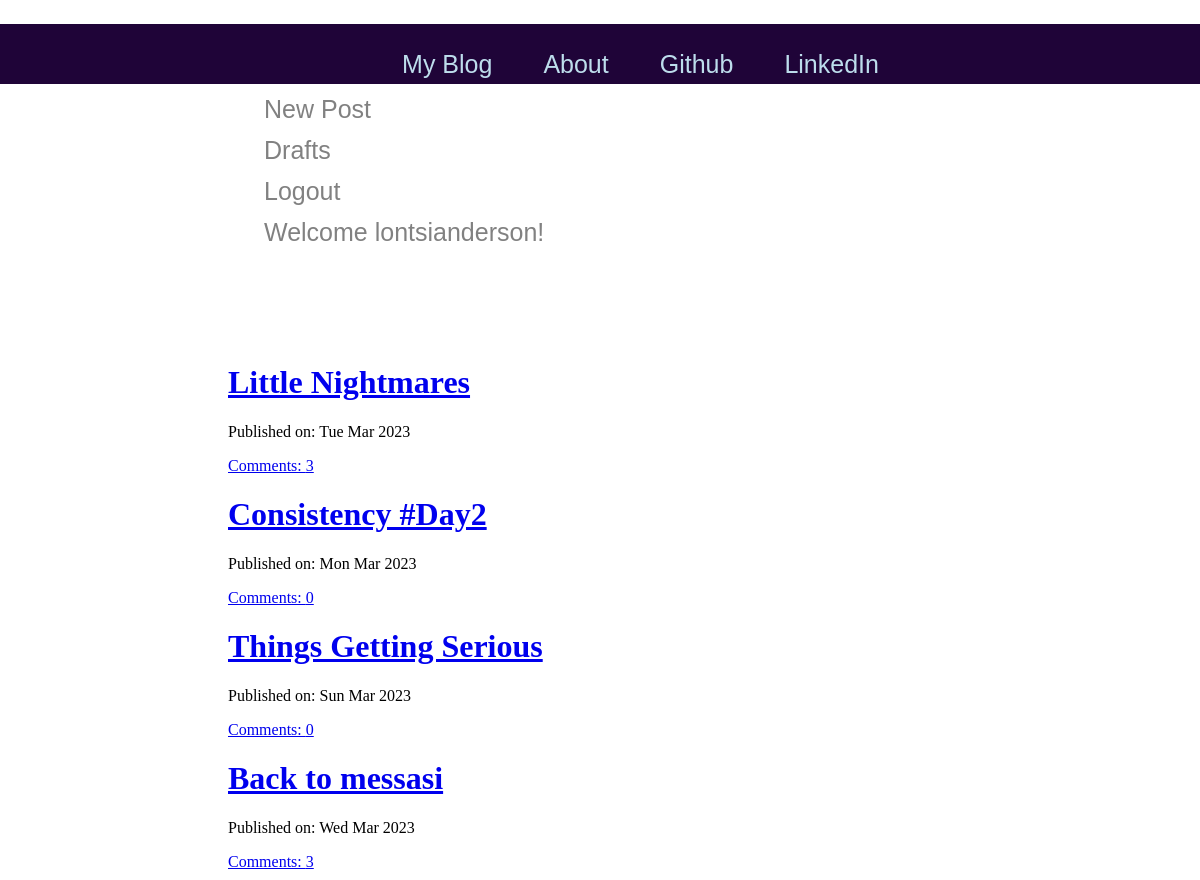
The app's page / (signed in) with its own data.
### blog/models.py (models this page shows, shortened)
class Post(models.Model):
    author = models.ForeignKey('auth.User',on_delete=models.CASCADE)
    title = models.CharField(max_length=200)
    text = models.TextField()
    created_date = models.DateTimeField(default=timezone.now) #setting the creation time of the post to the current time
    published_date = models.DateTimeField(blank=True , null=True) #can be blank and even null at creation and even later
    def approve_comments(self):
        return self.comments.filter( approved_comment = True )

### blog/views.py (the view)
# urls.py: path('',blogViews.PostListView.as_view(),name='post_list'),
class PostListView(ListView):
    model = Post
    def get_queryset(self):
        return Post.objects.filter(published_date__lte=timezone.now())  .order_by('-published_date') #descending order

### blog/Templates/blog/post_list.html
{% extends 'blog/base.html' %}
{% block content %}
    <div class='centerstage'>
        {% for post in post_list %}
            <div class='post'>
                <h1><a href="{% url 'post_detail' pk=post.pk %}">{{ post.title }}</a></h1>
                <div class='date'>
                    <p>Published on: {{post.published_date|date:"D M Y"}}</p>
                </div>
                <a href="{% url 'post_detail' pk=post.pk %}">Comments: {{post.approve_comments.count}}</a>
            </div>
        {% endfor %}
    </div>
{% endblock %}

### blog/Templates/blog/base.html (shortened to what this page needs)
{% load static%}
<!DOCTYPE html>
<html>
<head>
</head>
<body>
    <nav class="techfont custom-navbar">
        <div class="container">
            <ul class="navbar">
                <li><a class="navbar-bigbrand" href="{% url 'post_list' %}">My Blog</a></li>
                <li><a href="{% url 'about' %}">About</a></li>
                <li><a href="/">Github</a></li>
                <li><a href="/">LinkedIn</a></li>
            </ul>
            <ul class='navbar-right'>
                {% if user.is_authenticated %}
                    <li>
                        <a href="{% url 'post_new' %}">New Post</a>
                    </li>
                    <li>
                        <a href="{% url 'post_draft_list' %}">Drafts</a>
                    </li>
                    <li>
                        <a href="{% url 'logout' %}">Logout</a>
                    </li>
                    <li>
                        <a>Welcome {{user.username}}!</a>
                    </li>
                {% else %}
                    <li>
                        <a class="navbar-bar" href="{% url 'login' %}">Login</a>
                    </li>
                {% endif %}
        </div>
    </nav>
    <div class="blog_posts">
        {% block content %}
        {% endblock %}
    </div>
</body>
</html>

### blog/Templates/blog/base.html (style rules this page uses)
.navbar { height:40px; width:100%; position: fixed; z-index:1; top:0; left:0; background-color:#1F0438; overflow-x: :hidden; padding-top:20px; display: flex; justify-content: center; align-items: center; list-style: none; }
.navbar a { padding: 6px 15px 6px 16px; text-decoration: none; font-size: 25px; color: #BDDDEC; display:block; margin: 0 10px; }
.navbar-right { margin-left:120px; padding: 65px 100px; list-style: none; }
.navbar-right a { padding: 6px 0px 6px 16px; text-decoration: none; font-size: 25px; color: #818181; display:block; margin: 0 10px; }
.navbar-right li { margin: 0 10px; }
.techfont { font-family: 'Franklin Gothic Medium', 'Arial Narrow', Arial, sans-serif; font-size: 1.5em; margin-bottom: 10px; }
.blog_posts { margin-left:120px; padding: 1px 100px; }
.navbar-bigbrand { font-size: 1.5em; }
.centerstage { margin-left: auto; margin-right: auto; }

### records on screen
Post: title "Little Nightmares", published_date "Tue Mar 2023", approve_comments.count "3"
Post: title "Consistency #Day2", published_date "Mon Mar 2023", approve_comments.count "0"
Post: title "Things Getting Serious", published_date "Sun Mar 2023", approve_comments.count "0"
Post: title "Back to messasi", published_date "Wed Mar 2023", approve_comments.count "3"

### other values on screen
{{ user.username }} "lontsianderson"
